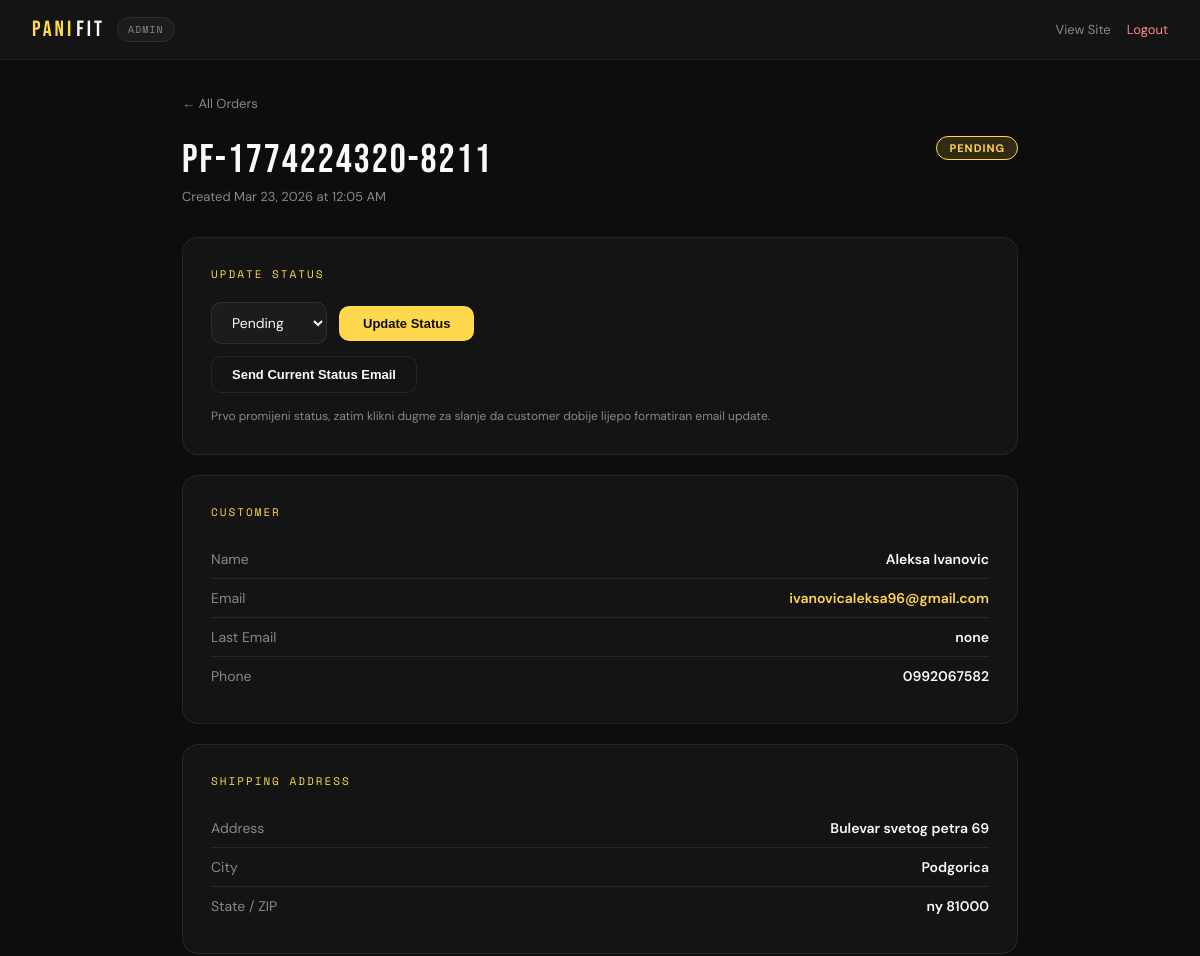
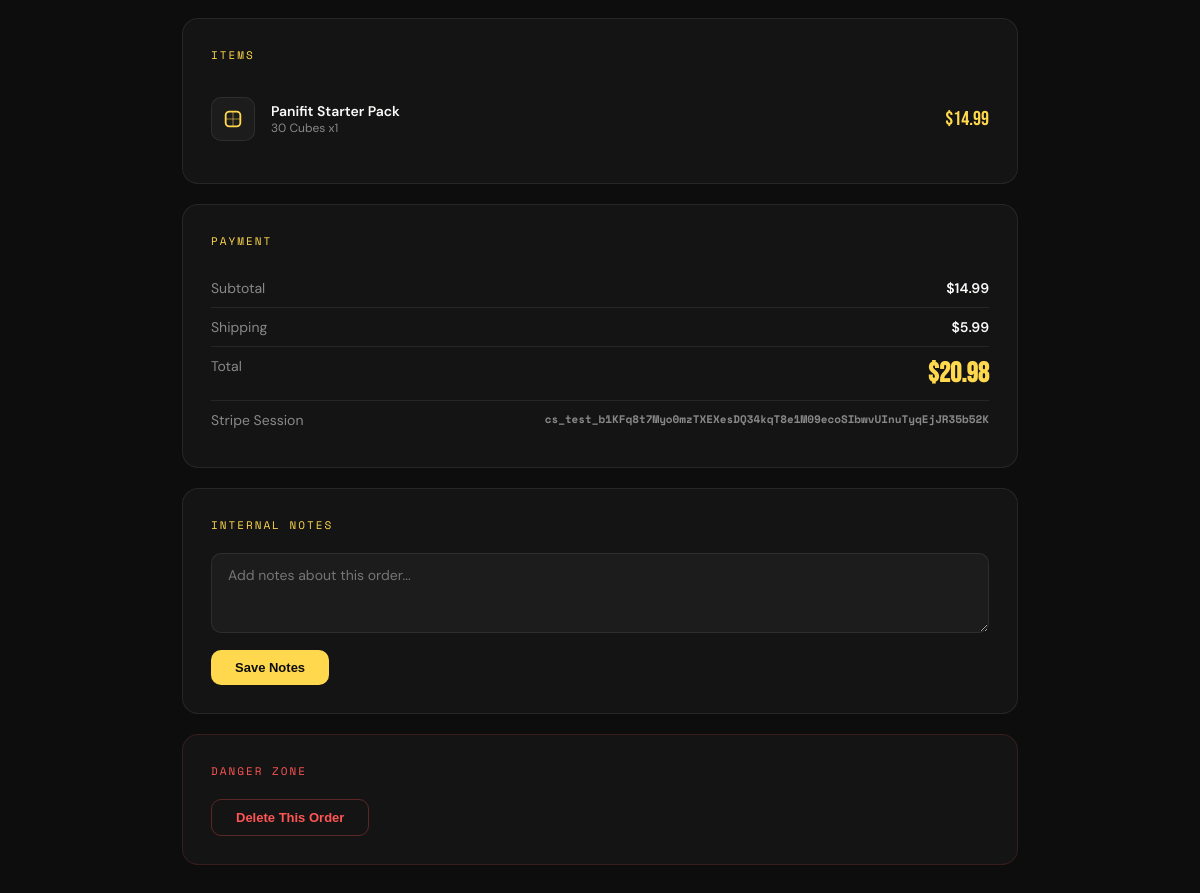
Screenshot of /order.php?id=PF-1774224320-8211 (signed in) with the database file from the repository (2 pictures, top to bottom).
### tables this page shows
CREATE TABLE orders (
            id INTEGER PRIMARY KEY AUTOINCREMENT,
            order_id TEXT UNIQUE NOT NULL,
            email TEXT NOT NULL,
            first_name TEXT DEFAULT '',
            last_name TEXT DEFAULT '',
            address TEXT DEFAULT '',
            city TEXT DEFAULT '',
            state TEXT DEFAULT '',
            zip TEXT DEFAULT '',
            phone TEXT DEFAULT '',
            cart_json TEXT DEFAULT '[]',
            subtotal REAL DEFAULT 0,
            shipping REAL DEFAULT 0,
            total REAL DEFAULT 0,
            stripe_session_id TEXT DEFAULT '',
            status TEXT DEFAULT 'pending',
            notes TEXT DEFAULT '',
            created_at DATETIME DEFAULT CURRENT_TIMESTAMP,
            updated_at DATETIME DEFAULT CURRENT_TIMESTAMP
        , last_email_type TEXT DEFAULT '', last_email_sent_at DATETIME DEFAULT NULL);

### order.php (the view, shortened to what this page needs)
<?php
require_once __DIR__ . '/config.php';
$db = getDB();
$orderId = $_GET['id'] ?? '';
$stmt = $db->prepare("SELECT * FROM orders WHERE order_id = :oid");
$stmt->bindValue(':oid', $orderId);
$order = $stmt->execute()->fetchArray(SQLITE3_ASSOC);
$cart = json_decode($order['cart_json'], true) ?: [];
?>
<!DOCTYPE html>
<html lang="en">
<head>
</head>
<body>
  <div class="topbar">
    <div style="display:flex;align-items:center;">
      <a class="topbar-logo" href="index.php"><span class="y">PANI</span><span class="w">FIT</span></a>
      <span class="topbar-badge">ADMIN</span>
    </div>
    <div class="topbar-right">
      <a href="../index.html" class="topbar-link">View Site</a>
      <a href="logout.php" class="topbar-link" style="color:#ff8888;">Logout</a>
    </div>
  </div>
  <div class="container">
    <a href="index.php" class="back-link">&larr; All Orders</a>
    <div class="order-header">
      <div>
        <div class="order-id"><?= e($order['order_id']) ?></div>
        <div class="order-date">Created <?= formatDate($order['created_at']) ?></div>
      </div>
      <div><?= statusBadge($order['status']) ?></div>
    </div>
    <div class="card">
      <div class="card-title">Update Status</div>
      <form method="POST" class="status-form">
        <select name="status" class="status-select">
          <?php foreach (allowedOrderStatuses() as $s): ?>
            <option value="<?= $s ?>" <?= $order['status']===$s?'selected':'' ?>><?= ucfirst($s) ?></option>
          <?php endforeach; ?>
        </select>
        <button type="submit" class="save-btn">Update Status</button>
      </form>
      <form method="POST" class="status-form" style="margin-top:12px;">
        <button type="submit" class="ghost-btn">Send Current Status Email</button>
      </form>
      <p class="status-helper">Prvo promijeni status, zatim klikni dugme za slanje da customer dobije lijepo formatiran email update.</p>
    </div>
    <div class="card">
      <div class="card-title">Customer</div>
      <div class="detail-row">
        <span class="detail-label">Name</span>
        <span class="detail-value"><?= e($order['first_name'] . ' ' . $order['last_name']) ?></span>
      </div>
      <div class="detail-row">
        <span class="detail-label">Email</span>
        <span class="detail-value"><a href="mailto:<?= e($order['email']) ?>" style="color:var(--yellow);text-decoration:none;"><?= e($order['email']) ?></a></span>
      </div>
      <div class="detail-row">
        <span class="detail-label">Last Email</span>
        <span class="detail-value"><?= e(($order['last_email_type'] ?: 'none')) ?><?= $order['last_email_sent_at'] ? ' · ' . e(formatDate($order['last_email_sent_at'])) : '' ?></span>
      </div>
      <div class="detail-row">
        <span class="detail-label">Phone</span>
        <span class="detail-value"><?= e($order['phone'] ?: '—') ?></span>
      </div>
    </div>
    <div class="card">
      <div class="card-title">Shipping Address</div>
      <div class="detail-row">
        <span class="detail-label">Address</span>
        <span class="detail-value"><?= e($order['address']) ?></span>
      </div>
      <div class="detail-row">
        <span class="detail-label">City</span>
        <span class="detail-value"><?= e($order['city']) ?></span>
      </div>
      <div class="detail-row">
        <span class="detail-label">State / ZIP</span>
        <span class="detail-value"><?= e($order['state'] . ' ' . $order['zip']) ?></span>
      </div>
    </div>
    <div class="card">
      <div class="card-title">Items</div>
      <?php
        $cubeIcon = '<svg viewBox="0 0 24 24" fill="none" stroke="currentColor" stroke-width="2"><rect x="4" y="4" width="16" height="16" rx="4"/><path d="M4 12h16" opacity="0.3"/><path d="M12 4v16" opacity="0.3"/></svg>';
        foreach ($cart as $item):
          $name = e($item['name'] ?? 'Item');
          $detail = e($item['detail'] ?? '');
          $qty = intval($item['qty'] ?? 1);
          $price = floatval($item['price'] ?? 0);
      ?>
        <div class="cart-item">
          <div class="cart-item-icon"><?= $cubeIcon ?></div>
          <div>
            <div class="cart-item-name"><?= $name ?></div>
            <div class="cart-item-detail"><?= $detail ?> x<?= $qty ?></div>
          </div>
          <div class="cart-item-price">$<?= number_format($price * $qty, 2) ?></div>
        </div>
      <?php endforeach; ?>
    </div>
    <div class="card">
      <div class="card-title">Payment</div>
      <div class="detail-row">
        <span class="detail-label">Subtotal</span>
        <span class="detail-value">$<?= number_format($order['subtotal'], 2) ?></span>
      </div>
      <div class="detail-row">
        <span class="detail-label">Shipping</span>
        <span class="detail-value"><?= $order['shipping'] > 0 ? '$'.number_format($order['shipping'], 2) : 'FREE' ?></span>
      </div>
      <div class="detail-row total-row">
        <span class="detail-label">Total</span>
        <span class="detail-value">$<?= number_format($order['total'], 2) ?></span>
      </div>
      <?php if ($order['stripe_session_id']): ?>
        <div class="detail-row">
          <span class="detail-label">Stripe Session</span>
          <span class="detail-value" style="font-family:'Space Mono',monospace;font-size:11px;color:var(--gray);word-break:break-all;"><?= e($order['stripe_session_id']) ?></span>
        </div>
      <?php endif; ?>
    </div>
    <div class="card">
      <div class="card-title">Internal Notes</div>
      <form method="POST">
        <textarea name="notes" class="notes-area" placeholder="Add notes about this order..."><?= e($order['notes']) ?></textarea>
        <button type="submit" class="save-btn" style="margin-top:12px;">Save Notes</button>
      </form>
    </div>
    <div class="card" style="border-color:rgba(255,85,85,0.15);">
      <div class="card-title" style="color:#ff5555;">Danger Zone</div>
      <form method="POST" onsubmit="return confirm('Are you sure you want to delete this order? This cannot be undone.');">
        <button type="submit" class="delete-btn">Delete This Order</button>
      </form>
    </div>
  </div>
</body>
</html>

### config.php (shortened to what this page needs)
<?php
function allowedOrderStatuses() {
    return ['pending', 'paid', 'shipped', 'delivered', 'canceled'];
}
function e($str) {
    return htmlspecialchars((string) $str, ENT_QUOTES, 'UTF-8');
}
function formatDate($date) {
    return date('M j, Y \a\t g:i A', strtotime($date));
}
function statusLabel($status) {
    return ucfirst($status);
}
function statusBadge($status) {
    $colors = [
        'pending' => 'rgba(255,216,77,0.15);color:#FFD84D;border-color:rgba(255,216,77,0.3)',
        'paid' => 'rgba(124,235,111,0.15);color:#7CEB6F;border-color:rgba(124,235,111,0.3)',
        'shipped' => 'rgba(100,180,255,0.15);color:#64b4ff;border-color:rgba(100,180,255,0.3)',
        'delivered' => 'rgba(124,235,111,0.15);color:#7CEB6F;border-color:rgba(124,235,111,0.3)',
        'canceled' => 'rgba(255,85,85,0.15);color:#ff5555;border-color:rgba(255,85,85,0.3)',
    ];
    $color = $colors[$status] ?? $colors['pending'];
    return '<span style="display:inline-block;padding:4px 12px;border-radius:100px;font-size:11px;font-weight:700;letter-spacing:1px;text-transform:uppercase;background:' . $color . ';border:1px solid;">' . e(statusLabel($status)) . '</span>';
}

### order.php (style rules this page uses)
:root { --yellow:#FFD84D; --black:#0D0D0D; --dark:#141414; --dark2:#1c1c1c; --white:#FAFAF8; --green:#7CEB6F; --gray:#888; --border:rgba(255,255,255,0.08); }
* { box-sizing:border-box; margin:0; padding:0; }
body { font-family:'DM Sans',sans-serif; background:var(--black); color:var(--white); min-height:100vh; }
.topbar { display:flex; align-items:center; justify-content:space-between; padding:16px 32px; background:var(--dark); border-bottom:1px solid var(--border); position:sticky; top:0; z-index:100; }
.topbar-logo { font-family:'Bebas Neue',sans-serif; font-size:22px; letter-spacing:3px; display:flex; gap:2px; text-decoration:none; }
.topbar-logo .y { color:var(--yellow); }
.topbar-logo .w { color:var(--white); }
.topbar-badge { font-family:'Space Mono',monospace; font-size:10px; color:var(--gray); letter-spacing:1px; background:var(--dark2); border:1px solid var(--border); padding:4px 10px; border-radius:100px; margin-left:12px; }
.topbar-right { display:flex; align-items:center; gap:16px; }
.topbar-link { color:var(--gray); text-decoration:none; font-size:13px; transition:color 0.2s; }
.container { max-width:900px; margin:0 auto; padding:32px; }
.back-link { color:var(--gray); text-decoration:none; font-size:13px; display:inline-flex; align-items:center; gap:6px; margin-bottom:24px; transition:color 0.2s; }
.order-header { display:flex; align-items:flex-start; justify-content:space-between; margin-bottom:32px; flex-wrap:wrap; gap:16px; }
.order-id { font-family:'Bebas Neue',sans-serif; font-size:40px; letter-spacing:2px; }
.order-date { font-size:13px; color:var(--gray); margin-top:4px; }
.card { background:var(--dark); border:1px solid var(--border); border-radius:16px; padding:28px; margin-bottom:20px; }
.card-title { font-family:'Space Mono',monospace; font-size:11px; letter-spacing:2px; text-transform:uppercase; color:var(--yellow); margin-bottom:20px; }
.detail-row { display:flex; justify-content:space-between; padding:10px 0; border-bottom:1px solid var(--border); font-size:14px; }
.detail-row:last-child { border-bottom:none; }
.detail-label { color:var(--gray); }
.detail-value { font-weight:600; text-align:right; }
.cart-item { display:flex; align-items:center; gap:16px; padding:14px 0; border-bottom:1px solid var(--border); }
.cart-item:last-child { border-bottom:none; }
.cart-item-icon { width:44px; height:44px; border-radius:10px; background:var(--dark2); border:1px solid var(--border); display:flex; align-items:center; justify-content:center; flex-shrink:0; }
.cart-item-icon svg { width:22px; height:22px; color:var(--yellow); }
.cart-item-name { font-weight:600; font-size:14px; }
.cart-item-detail { font-size:12px; color:var(--gray); }
.cart-item-price { margin-left:auto; font-family:'Bebas Neue',sans-serif; font-size:20px; color:var(--yellow); }
.status-form { display:flex; align-items:center; gap:12px; flex-wrap:wrap; }
.status-select { padding:10px 16px; background:var(--dark2); border:1px solid var(--border); border-radius:10px; color:var(--white); font-family:'DM Sans',sans-serif; font-size:14px; outline:none; cursor:pointer; }
.save-btn { padding:10px 24px; background:var(--yellow); color:var(--black); border:none; border-radius:10px; font-weight:700; font-size:13px; cursor:pointer; transition:all 0.2s; }
.ghost-btn { padding:10px 20px; background:transparent; color:var(--white); border:1px solid var(--border); border-radius:10px; font-weight:700; font-size:13px; cursor:pointer; transition:all 0.2s; }
.delete-btn { padding:10px 24px; background:transparent; color:#ff5555; border:1px solid rgba(255,85,85,0.3); border-radius:10px; font-weight:700; font-size:13px; cursor:pointer; transition:all 0.2s; }
.notes-area { width:100%; padding:12px 16px; background:var(--dark2); border:1px solid var(--border); border-radius:10px; color:var(--white); font-family:'DM Sans',sans-serif; font-size:14px; outline:none; resize:vertical; min-height:80px; transition:border-color 0.2s; }
.status-helper { margin-top:14px; font-size:12px; color:var(--gray); line-height:1.6; }
.total-row .detail-value { font-family:'Bebas Neue',sans-serif; font-size:28px; color:var(--yellow); }

### rows the page displays
orders: order "PF-1774224320-8211", created_at "Mar 23, 2026 at 12:05 AM", status "PENDING", status "Pending", first_name+last_name "Aleksa Ivanovic", email "ivanovicaleksa96@gmail.com", last_email_type "none", phone "0992067582", address "Bulevar svetog petra 69", city "Podgorica", state+zip "ny 81000", subtotal "14.99", shipping "5.99", total "20.98", stripe_session "cs_test_b1KFq8t7Myo0mzTXEXesDQ34kqT8e1M09ecoSIbwvUInuTyqEjJR35b52K"

### other values shown
$name "Panifit Starter Pack"
$detail "30 Cubes"
$qty "1"
$price * $qty "14.99"
